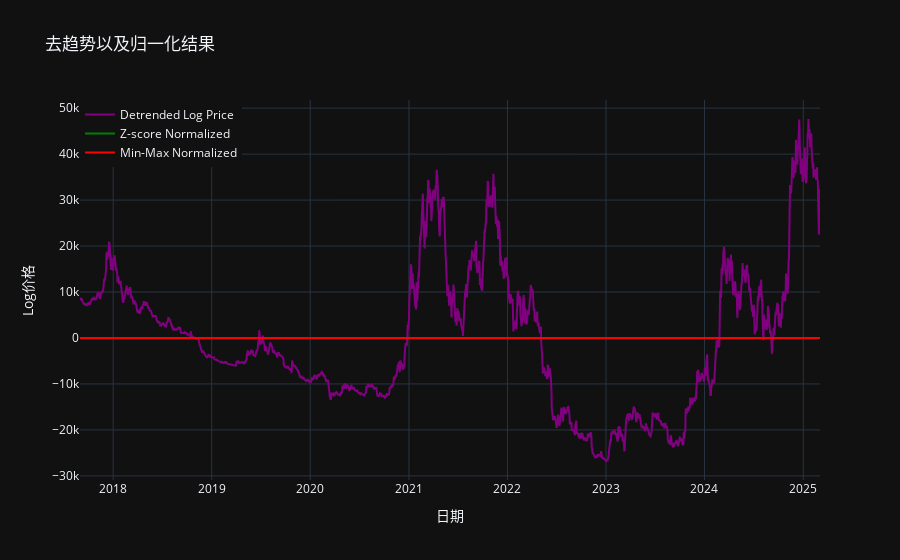

The notebook cell saved with this chart:
### Code cell
# -------------------------------
# 3. 去趋势处理
# 使用30天移动平均来估计趋势，得到“去趋势”后的数据
df['Detrended'] = df['Log_Close'] - df['Predicted_Price']

# -------------------------------
# 4. 归一化处理
# 方法1：Z-score 标准化
scaler_z = StandardScaler()
df['Zscore'] = scaler_z.fit_transform(df[['Detrended']])

# 方法2：Min-Max 归一化到 [0,1]
scaler_mm = MinMaxScaler(feature_range=(0, 1))
df['MinMax'] = scaler_mm.fit_transform(df[['Detrended']])

# -------------------------------
# 5. 使用 Plotly 绘制图形
# 创建两个子图：上图显示 Log_Close 与趋势（Moving_Avg），下图显示去趋势数据及归一化结果
fig = make_subplots()

# 去趋势数据及归一化结果
fig.add_trace(go.Scatter(x=df.index, y=df['Detrended'], mode='lines',
                         name='Detrended Log Price', line=dict(color='purple')),)
fig.add_trace(go.Scatter(x=df.index, y=df['Zscore'], mode='lines',
                         name='Z-score Normalized', line=dict(color='green')))
fig.add_trace(go.Scatter(x=df.index, y=df['MinMax'], mode='lines',
                         name='Min-Max Normalized', line=dict(color='red')))
# 更新布局
fig.update_layout(
    title='去趋势以及归一化结果',
    xaxis_title='日期',
    yaxis_title='Log价格',
    legend=dict(x=0, y=1)
)

fig.show()

### Figure 1 — Plotly figure (JSON) as saved in the notebook; plotly's stock layout.template omitted (floating-point values rounded to 4 significant figures; data arrays with more than 128 entries replaced by an {"elided": "..."} marker saying what was removed)
{"data": [{"line": {"color": "purple"}, "mode": "lines", "name": "Detrended Log Price", "x": {"elided": "2743 str values"}, "y": {"elided": "2743 float values"}, "type": "scatter"}, {"line": {"color": "green"}, "mode": "lines", "name": "Z-score Normalized", "x": {"elided": "2743 str values"}, "y": {"elided": "2743 float values"}, "type": "scatter"}, {"line": {"color": "red"}, "mode": "lines", "name": "Min-Max Normalized", "x": {"elided": "2743 str values"}, "y": {"elided": "2743 float values"}, "type": "scatter"}], "layout": {"xaxis": {"anchor": "y", "domain": [0.0, 1.0], "title": {"text": "日期"}}, "yaxis": {"anchor": "x", "domain": [0.0, 1.0], "title": {"text": "Log价格"}}, "legend": {"x": 0, "y": 1}, "title": {"text": "去趋势以及归一化结果"}}}
